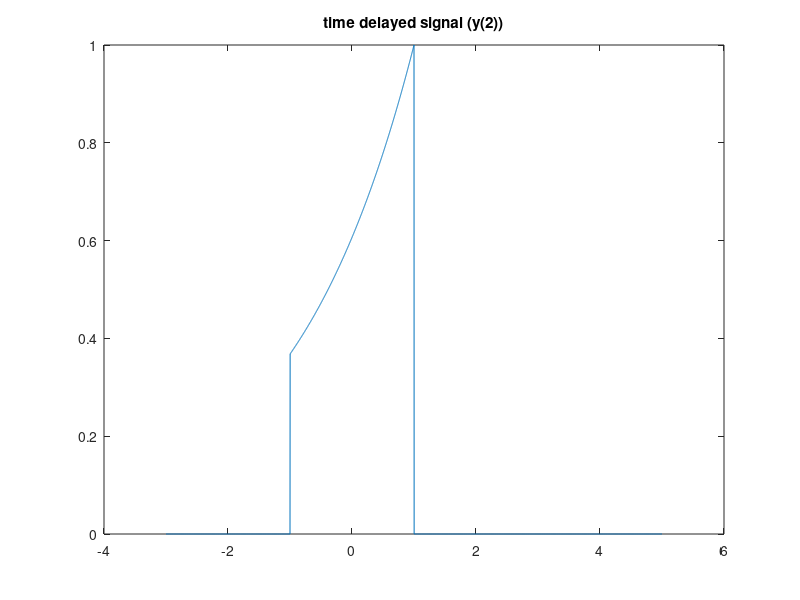

The MATLAB script that drew this image:
%%% scaling of signals

function siggraphscaled
clear all
clf
% plot actual signal above i.e. y(t)
t=-3:0.002:5
y=exp(-abs(t)/4).*(ustep(t)-ustep(t-4))
plot(t,y)
title('Original signal y(t)')

% plot time shifted signal i.e. y(t+2)
t1=t+2
y=exp(-abs(t1)/4).*(ustep(t1)-ustep(t1-4))
plot(t,y)
title('time delayed signal (y(t+2))')


% plot time scaled signal i.e. y(2t)

t1=2*t
y=exp(-abs(t1)/4).*(ustep(t1)-ustep(t1-4))
plot(t,y)
title('time delayed signal (y(2))')


% plot time scaled and shifted signal i.e. y(2-2t)


t1=2-2*t
y=exp(-abs(t1)/4).*(ustep(t1)-ustep(t1-4))
plot(t,y)
title('time delayed signal (y(2))')


%%% unit step function, 
% y=ustep(t) = 1 ; t>=0 
% y=ustep(t) = 0 ; t<0 
% t can be matrix or scalar


function y=ustep(t)
y=(t>=0) % (t>=0) returns 1 (true) if t>=0, elase returns a 0 (false)



%%%%%%% Can plot the unit step function as follows:
% t= -5:0.1:5     % generates numbers from -5 to 5 in increments of 0.1
% y=ustep(t)
% plot(t,y)